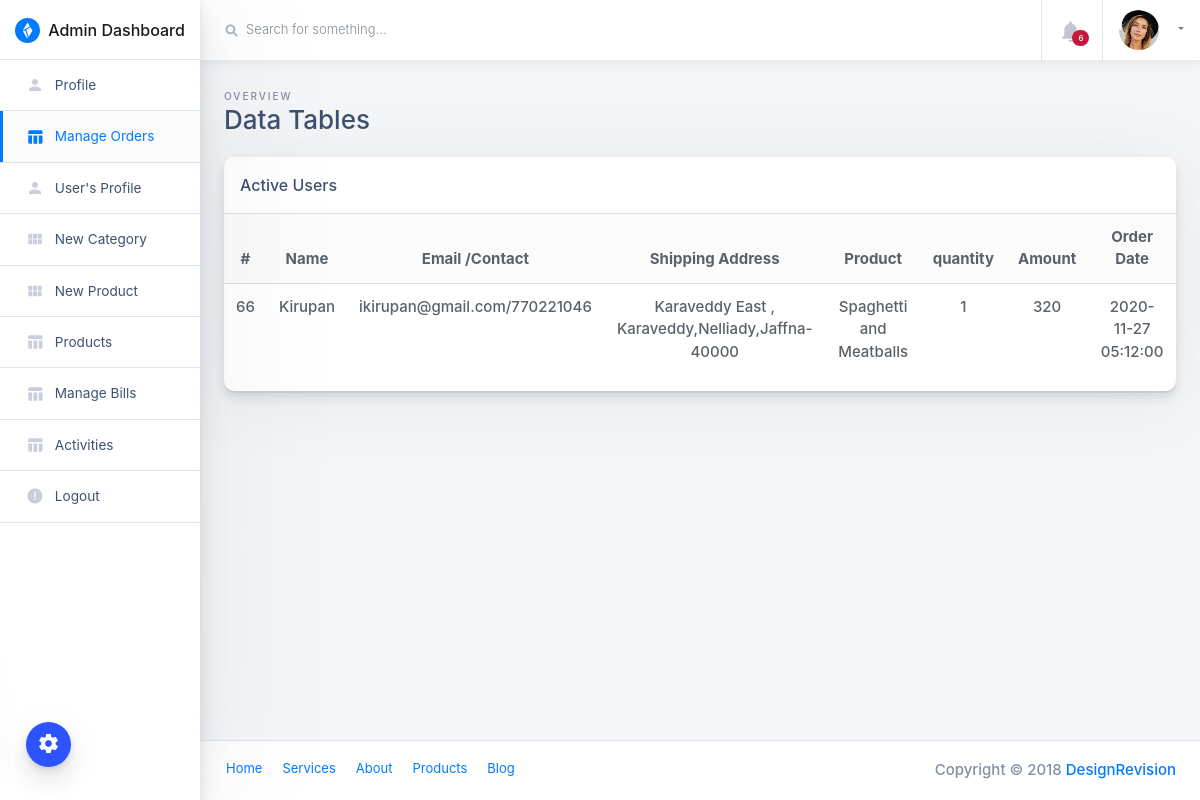
Page /admin/orders-view?oid=66 (signed in) on the committed database.
### tables this page shows
CREATE TABLE IF NOT EXISTS `orders` (
  `id` int(11) NOT NULL AUTO_INCREMENT,
  `bill_no` int(4) DEFAULT NULL,
  `userId` int(11) DEFAULT NULL,
  `productId` varchar(255) DEFAULT NULL,
  `quantity` int(11) DEFAULT NULL,
  `orderDate` timestamp NOT NULL DEFAULT CURRENT_TIMESTAMP,
  `paymentMethod` varchar(50) DEFAULT NULL,
  `orderStatus` varchar(55) DEFAULT NULL,
  PRIMARY KEY (`id`)
);

CREATE TABLE IF NOT EXISTS `users` (
  `id` int(11) NOT NULL AUTO_INCREMENT,
  `name` varchar(255) DEFAULT NULL,
  `email` varchar(255) DEFAULT NULL,
  `contactno` bigint(11) DEFAULT NULL,
  `password` varchar(255) DEFAULT NULL,
  `shippingAddress` longtext,
  `shippingState` varchar(255) DEFAULT NULL,
  `shippingCity` varchar(255) DEFAULT NULL,
  `shippingPincode` int(11) DEFAULT NULL,
  `billingAddress` longtext,
  `billingState` varchar(255) DEFAULT NULL,
  `billingCity` varchar(255) DEFAULT NULL,
  `billingPincode` int(11) DEFAULT NULL,
  `regDate` timestamp NOT NULL DEFAULT CURRENT_TIMESTAMP,
  `updationDate` varchar(255) DEFAULT NULL,
  PRIMARY KEY (`id`)
);

CREATE TABLE IF NOT EXISTS `products` (
  `id` int(11) NOT NULL AUTO_INCREMENT,
  `category` int(11) NOT NULL,
  `subCategory` int(11) DEFAULT NULL,
  `productName` varchar(255) DEFAULT NULL,
  `productCompany` varchar(255) DEFAULT NULL,
  `productPrice` int(11) DEFAULT NULL,
  `productPriceBeforeDiscount` int(11) DEFAULT NULL,
  `productDescription` longtext,
  `productImage1` varchar(255) DEFAULT NULL,
  `productImage2` varchar(255) DEFAULT NULL,
  `productImage3` varchar(255) DEFAULT NULL,
  `shippingCharge` int(11) DEFAULT NULL,
  `productAvailability` varchar(255) DEFAULT NULL,
  `postingDate` timestamp NULL DEFAULT CURRENT_TIMESTAMP,
  `updationDate` varchar(255) DEFAULT NULL,
  PRIMARY KEY (`id`)
);

### admin/orders-view.php (the view, shortened to what this page needs)
<?php
include("include/config.php");
if(strlen($_SESSION['admin_login'])==0)
	{
header('location:/ssfood/admin');
}
else{
	if($_GET['oid']){
	$oid = $_GET['oid'];
}else{
	header('location:products');
}
?>
<!doctype html>
<html class="no-js h-100" lang="en">
  <head>
    <link href="https://use.fontawesome.com/releases/v5.0.6/css/all.css" rel="stylesheet">
    <link rel="stylesheet" href="https://stackpath.bootstrapcdn.com/bootstrap/4.1.3/css/bootstrap.min.css">
    <link rel="stylesheet" id="main-stylesheet" data-version="1.1.0" href="styles/shards-dashboards.1.1.0.min.css">
    <link rel="stylesheet" href="styles/extras.1.1.0.min.css">
  </head>
  <body class="h-100">
    <div class="color-switcher-toggle animated pulse infinite">
      <i class="material-icons">settings</i>
    </div>
    <div class="container-fluid">
      <div class="row">
        <aside class="main-sidebar col-12 col-md-3 col-lg-2 px-0">
          <div class="main-navbar">
            <nav class="navbar align-items-stretch navbar-light bg-white flex-md-nowrap border-bottom p-0">
              <a class="navbar-brand w-100 mr-0" href="dashboard" style="line-height: 25px;">
                <div class="d-table m-auto">
                  <img id="main-logo" class="d-inline-block align-top mr-1" style="max-width: 25px;" src="images/shards-dashboards-logo.svg" alt="Shards Dashboard">
                  <span class="d-none d-md-inline ml-1">Admin Dashboard</span>
                </div>
              </a>
            </nav>
          </div>
          <div class="nav-wrapper">
            <ul class="nav flex-column">
			  <li class="nav-item">
                <a class="nav-link " href="profile">
                  <i class="material-icons">person</i>
                  <span>Profile</span>
                </a>
              </li>
			  <li class="nav-item">
                <a class="nav-link active" href="orders">
                  <i class="material-icons">table_chart</i>
                  <span>Manage Orders</span>
                </a>
              </li>
			  <li class="nav-item">
                <a class="nav-link " href="users">
                  <i class="material-icons">person</i>
                  <span>User's Profile</span>
                </a>
              </li>
              <li class="nav-item">
                <a class="nav-link " href="new-category">
                  <i class="material-icons">view_module</i>
                  <span>New Category</span>
                </a>
              </li>
			  <li class="nav-item">
                <a class="nav-link " href="new-product">
                  <i class="material-icons">view_module</i>
                  <span>New Product</span>
                </a>
              </li>
              <li class="nav-item">
                <a class="nav-link " href="products">
                  <i class="material-icons">table_chart</i>
                  <span>Products</span>
                </a>
              </li>
			  <li class="nav-item">
                <a class="nav-link " href="manage-bills">
                  <i class="material-icons">table_chart</i>
                  <span>Manage Bills</span>
                </a>
              </li>
			  <li class="nav-item">
                <a class="nav-link " href="manage-bills">
                  <i class="material-icons">table_chart</i>
                  <span>Activities</span>
                </a>
              </li>
			  <li class="nav-item">
                <a class="nav-link " href="logout">
                  <i class="material-icons">error</i>
                  <span>Logout</span>
                </a>
              </li>
            </ul>
          </div>
        </aside>
        <main class="main-content col-lg-10 col-md-9 col-sm-12 p-0 offset-lg-2 offset-md-3">
          <div class="main-navbar sticky-top bg-white">
            <nav class="navbar align-items-stretch navbar-light flex-md-nowrap p-0">
              <form action="#" class="main-navbar__search w-100 d-none d-md-flex d-lg-flex">
                <div class="input-group input-group-seamless ml-3">
                  <div class="input-group-prepend">
                    <div class="input-group-text">
                      <i class="fas fa-search"></i>
                    </div>
                  </div>
                  <input class="navbar-search form-control" type="text" placeholder="Search for something..." aria-label="Search"> </div>
<?php
$f1="00:00:00";
$from=date('Y-m-d')." ".$f1;
$t1="23:59:59";
$to=date('Y-m-d')." ".$t1;
$result = mysqli_query($con,"SELECT * FROM Orders where orderDate Between '$from' and '$to'");
$num_rows1 = mysqli_num_rows($result);
?>
              </form>
              <ul class="navbar-nav border-left flex-row ">
                <li class="nav-item border-right dropdown notifications">
                  <a class="nav-link nav-link-icon text-center" href="" role="button" id="dropdownMenuLink" data-toggle="dropdown" aria-haspopup="true" aria-expanded="false">
                    <div class="nav-link-icon__wrapper">
                      <i class="material-icons">&#xE7F4;</i>
                      <span class="badge badge-pill badge-danger"><?php echo htmlentities($num_rows1); ?></span>
                    </div>
                  </a>
                </li>
                <li class="nav-item dropdown">
                  <a class="nav-link dropdown-toggle text-nowrap px-3" data-toggle="dropdown" href="#" role="button" aria-haspopup="true" aria-expanded="false">
                    <img class="user-avatar rounded-circle mr-2" src="images/avatars/0.jpg" alt="User Avatar">
                  </a>
                </li>
              </ul>
            </nav>
          </div>
          <div class="main-content-container container-fluid px-4">
            <div class="page-header row no-gutters py-4">
              <div class="col-12 col-sm-4 text-center text-sm-left mb-0">
                <span class="text-uppercase page-subtitle">Overview</span>
                <h3 class="page-title">Data Tables</h3>
              </div>
            </div>
            <div class="row">
              <div class="col">
                <div class="card card-small mb-4">
                  <div class="card-header border-bottom">
                    <h6 class="m-0">Active Users</h6>
                  </div>
                  <div class="card-body p-0 pb-3 text-center">
                    <table class="table mb-0">
                      <thead class="bg-light">
                        <tr>
                          <th scope="col" class="border-0">#</th>
                          <th scope="col" class="border-0">Name</th>
                          <th scope="col" class="border-0">Email /Contact</th>
                          <th scope="col" class="border-0">Shipping Address</th>
                          <th scope="col" class="border-0">Product</th>
                          <th scope="col" class="border-0">quantity</th>
						  <th scope="col" class="border-0">Amount</th>
                          <th scope="col" class="border-0">Order Date</th>
                        </tr>
                      </thead>
                      <tbody>
<?php
$query=mysqli_query($con,"select users.name as username,users.email as useremail,users.contactno as usercontact,users.shippingAddress as shippingaddress,users.shippingCity
as shippingcity,users.shippingState as shippingstate,users.shippingPincode as shippingpincode,products.productName as productname,products.shippingCharge as shippingcharge,orders.quantity
as quantity,orders.orderDate as orderdate,products.productPrice as productprice,orders.id as id  from orders join users on  orders.userId=users.id join products on products.id=orders.productId
where orders.orderDate and orders.id='$oid'");
$cnt=1;
while($row=mysqli_fetch_array($query))
{
?>
                        <tr>
                          <td><?php echo htmlentities($row['id']);?></td>
                          <td><?php echo htmlentities($row['username']);?></td>
                          <td><?php echo htmlentities($row['useremail']);?>/<?php echo htmlentities($row['usercontact']);?></td>
                          <td><?php echo htmlentities($row['shippingaddress'].",".$row['shippingcity'].",".$row['shippingstate']."-".$row['shippingpincode']);?></td>
                          <td><?php echo htmlentities($row['productname']);?></td>
						  <td><?php echo htmlentities($row['quantity']);?></td>
						  <td><?php echo htmlentities($row['quantity']*$row['productprice']+$row['shippingcharge']);?></td>
                          <td><?php echo htmlentities($row['orderdate']);?></td>
                        </tr>
<?php $cnt=$cnt+1; }?>
                      </tbody>
                    </table>
                  </div>
                </div>
              </div>
            </div>
          </div>
          <footer class="main-footer d-flex p-2 px-3 bg-white border-top">
            <ul class="nav">
              <li class="nav-item">
                <a class="nav-link" href="#">Home</a>
              </li>
              <li class="nav-item">
                <a class="nav-link" href="#">Services</a>
              </li>
              <li class="nav-item">
                <a class="nav-link" href="#">About</a>
              </li>
              <li class="nav-item">
                <a class="nav-link" href="#">Products</a>
              </li>
              <li class="nav-item">
                <a class="nav-link" href="#">Blog</a>
              </li>
            </ul>
            <span class="copyright ml-auto my-auto mr-2">Copyright © 2018
              <a href="https://designrevision.com" rel="nofollow">DesignRevision</a>
            </span>
          </footer>
        </main>
      </div>
    </div>
  </body>
</html>
<?php }?>

### rows in the picture
orders: id "66", userId.name "Kirupan", userId.email "ikirupan@gmail.com", userId.contactno "770221046", userId.shippingPincode "Karaveddy East , Karaveddy,Nelliady,Jaffna-40000", productId.productName "Spaghetti and Meatballs", quantity "1", $row['quantity']*$row['productprice']+$row['shippingcharge'] "320", orderDate "2020-11-27 05:12:00"

### other values in the picture
$num_rows1 "6"
